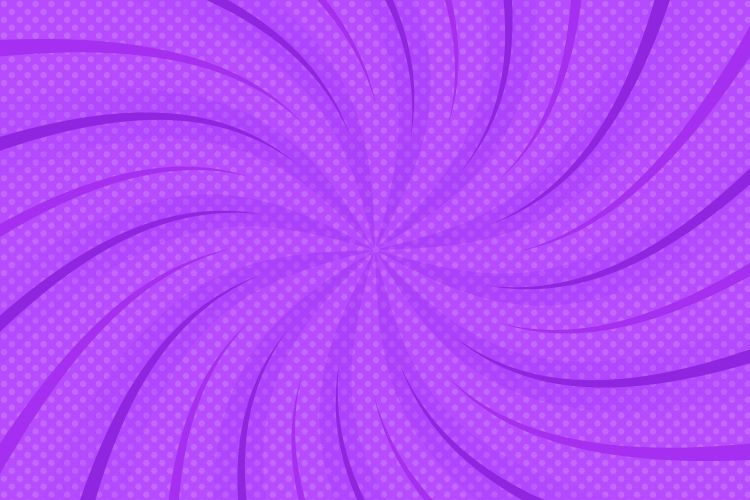
#> input picture bg1.jpg, 750 x 500 px
$ jupyter execute 'Cartoonify from Local File.ipynb'
#> lines starting #> are read from the running program, lines starting #| are printed output that depends on the picture
#> the answer given: bg1.jpg
[cell 1]
#Importing Libraries
import cv2
import numpy as np
import matplotlib.pyplot as plt

[cell 2]
#Function to load Image from website
def read_file(filename):
#> called with filename = 'bg1.jpg'
    img = cv2.imread(filename)
#> img is the input picture: shape (500, 750, 3); mean B, G, R 250, 76.2, 179.7
    img = cv2.cvtColor(img , cv2.COLOR_BGR2RGB)
    plt.imshow(img)
    plt.axis('off')
    plt.show()
    return img

[cell 3]
filename = input("Enter Image Path: ")
img = read_file(filename)

org_img = np.copy(img)

[cell 4]
#Function to Create Edge Mask
def edge_mask(img, line_size, blur_value):
#> called with line_size = 7, blur_value = 7
    gray = cv2.cvtColor(img, cv2.COLOR_RGB2GRAY)
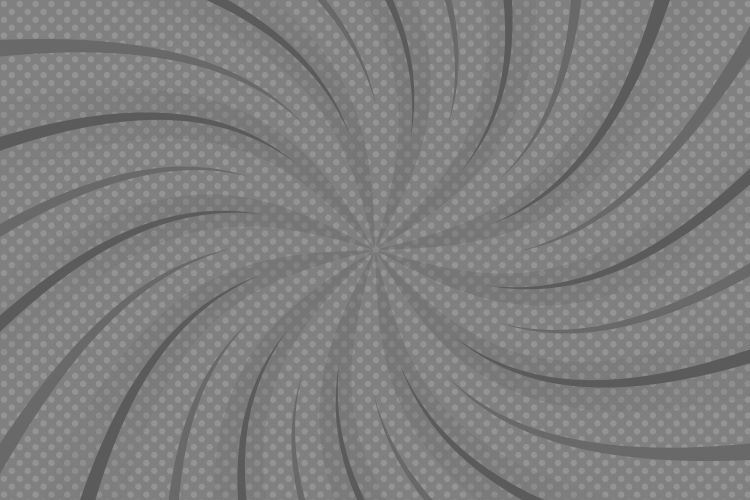
#> gray: shape (500, 750); min 80, max 156, mean 127
    gray_blur = cv2.medianBlur(gray, blur_value)
    edges = cv2.adaptiveThreshold(gray_blur, 255, cv2.ADAPTIVE_THRESH_MEAN_C, cv2.THRESH_BINARY, line_size, blur_value)
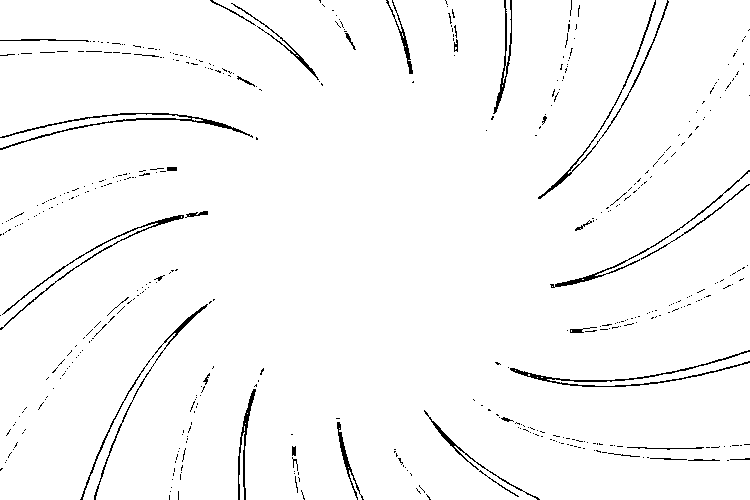
#> edges: shape (500, 750); 97.5% white; black in thin lines or dots
    return edges

[cell 5]
line_size, blur_value = 7,7
edges = edge_mask(img, line_size, blur_value)
plt.imshow(edges, cmap= "binary")
plt.axis('off')
plt.show()

[cell 6]
#Function to Reduce Color Palette
def color_quantization(img, k):
#> called with k = 9
    data = np.float32(img).reshape((-1,3))
    criteria = (cv2.TERM_CRITERIA_EPS + cv2.TERM_CRITERIA_MAX_ITER, 20, 0.001)
    ret, label, center = cv2.kmeans(data, k, None, criteria, 10, cv2.KMEANS_RANDOM_CENTERS)
#> ret = 7192565.3; center = [[163.7, 50.41, 238.5], [199.6, 102.5, 254.9], [195.4, 97.46, 254.7], [172.6, 68.07, 249.7], [178.8, 76.4, 248.5], [144.5, 38.75, 223.3], [181.6, 75.41, 254.1], [184.5, 83.19, 252.7], [190.2, 90.63, 254.5]]
    center = np.uint8(center)
#> center = [[163, 50, 238], [199, 102, 254], [195, 97, 254], [172, 68, 249], [178, 76, 248], [144, 38, 223], [181, 75, 254], [184, 83, 252], [190, 90, 254]]
    result = center[label.flatten()]
    result = result.reshape(img.shape)
    return result

[cell 7]
img = color_quantization(img, k=9)
plt.imshow(img)
plt.axis('off')
plt.show()

[cell 8]
#Reduce the noise
blurred = cv2.bilateralFilter(img, d = 3, sigmaColor= 200, sigmaSpace= 200)
plt.imshow(blurred)
plt.axis('off')
plt.show()

[cell 9]
#Combine Edge Mask with the Quantiz Image
def cartoon():
    c = cv2.bitwise_and(blurred, blurred, mask= edges)
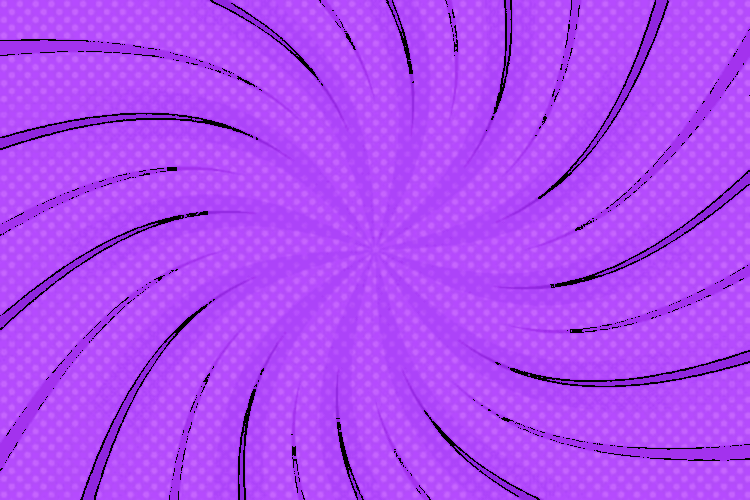
#> c: shape (500, 750, 3); mean R, G, B 175.4, 74.7, 243.9

    plt.imshow(org_img)
    plt.title("Original Image")
    plt.axis('off')
    plt.show()

    plt.imshow(c)
    plt.title("Cartoonified Image")
    plt.axis('off')
    plt.show()
